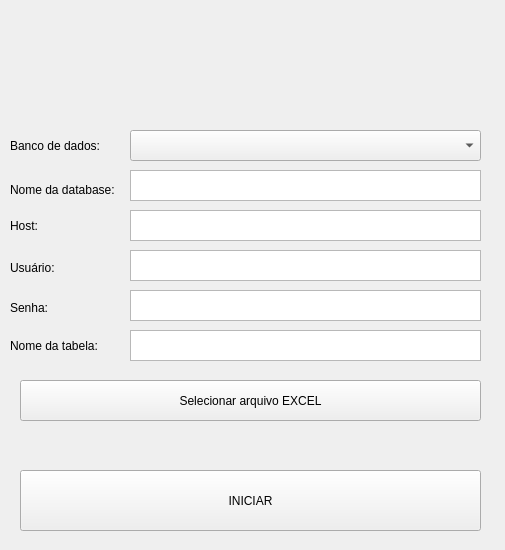
<?xml version="1.0" encoding="UTF-8"?>
<ui version="4.0">
 <class>Janela</class>
 <widget class="QWidget" name="Janela">
  <property name="geometry">
   <rect>
    <x>0</x>
    <y>0</y>
    <width>505</width>
    <height>550</height>
   </rect>
  </property>
  <property name="windowTitle">
   <string>Form</string>
  </property>
  <widget class="QComboBox" name="nome_banco_de_dados">
   <property name="geometry">
    <rect>
     <x>130</x>
     <y>130</y>
     <width>351</width>
     <height>31</height>
    </rect>
   </property>
  </widget>
  <widget class="QLabel" name="label">
   <property name="geometry">
    <rect>
     <x>10</x>
     <y>130</y>
     <width>91</width>
     <height>31</height>
    </rect>
   </property>
   <property name="text">
    <string>Banco de dados:</string>
   </property>
  </widget>
  <widget class="QLabel" name="label_2">
   <property name="geometry">
    <rect>
     <x>10</x>
     <y>180</y>
     <width>131</width>
     <height>20</height>
    </rect>
   </property>
   <property name="text">
    <string>Nome da database:</string>
   </property>
  </widget>
  <widget class="QLabel" name="label_3">
   <property name="geometry">
    <rect>
     <x>10</x>
     <y>210</y>
     <width>55</width>
     <height>31</height>
    </rect>
   </property>
   <property name="text">
    <string>Host:</string>
   </property>
  </widget>
  <widget class="QLabel" name="label_4">
   <property name="geometry">
    <rect>
     <x>10</x>
     <y>260</y>
     <width>55</width>
     <height>16</height>
    </rect>
   </property>
   <property name="text">
    <string>Usuário:</string>
   </property>
  </widget>
  <widget class="QLabel" name="label_5">
   <property name="geometry">
    <rect>
     <x>10</x>
     <y>300</y>
     <width>55</width>
     <height>16</height>
    </rect>
   </property>
   <property name="text">
    <string>Senha:</string>
   </property>
  </widget>
  <widget class="QLabel" name="label_6">
   <property name="geometry">
    <rect>
     <x>10</x>
     <y>330</y>
     <width>101</width>
     <height>31</height>
    </rect>
   </property>
   <property name="text">
    <string>Nome da tabela:</string>
   </property>
  </widget>
  <widget class="QPushButton" name="pushButton">
   <property name="geometry">
    <rect>
     <x>20</x>
     <y>380</y>
     <width>461</width>
     <height>41</height>
    </rect>
   </property>
   <property name="text">
    <string>Selecionar arquivo EXCEL</string>
   </property>
  </widget>
  <widget class="QLabel" name="txt_caminho_excel">
   <property name="geometry">
    <rect>
     <x>20</x>
     <y>430</y>
     <width>461</width>
     <height>31</height>
    </rect>
   </property>
   <property name="text">
    <string/>
   </property>
  </widget>
  <widget class="QPushButton" name="pushButton_2">
   <property name="geometry">
    <rect>
     <x>20</x>
     <y>470</y>
     <width>461</width>
     <height>61</height>
    </rect>
   </property>
   <property name="text">
    <string>INICIAR</string>
   </property>
  </widget>
  <widget class="QTextEdit" name="nome_bd">
   <property name="geometry">
    <rect>
     <x>130</x>
     <y>170</y>
     <width>351</width>
     <height>31</height>
    </rect>
   </property>
  </widget>
  <widget class="QTextEdit" name="nome_host">
   <property name="geometry">
    <rect>
     <x>130</x>
     <y>210</y>
     <width>351</width>
     <height>31</height>
    </rect>
   </property>
  </widget>
  <widget class="QTextEdit" name="nome_user">
   <property name="geometry">
    <rect>
     <x>130</x>
     <y>250</y>
     <width>351</width>
     <height>31</height>
    </rect>
   </property>
  </widget>
  <widget class="QTextEdit" name="nome_senha">
   <property name="geometry">
    <rect>
     <x>130</x>
     <y>290</y>
     <width>351</width>
     <height>31</height>
    </rect>
   </property>
  </widget>
  <widget class="QTextEdit" name="nome_tabela">
   <property name="geometry">
    <rect>
     <x>130</x>
     <y>330</y>
     <width>351</width>
     <height>31</height>
    </rect>
   </property>
  </widget>
 </widget>
 <resources/>
 <connections/>
</ui>
